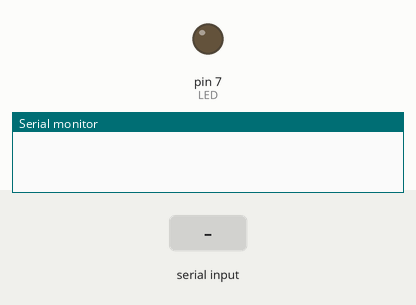
A sketch run on a simulated Arduino Uno, built with avr-gcc and run on an emulated ATmega328P. Parts: output pins drawn as LEDs (lit = HIGH), the last lines printed to the serial monitor. The inputs (shaded band) are chosen by the test bench.

Above: at 1.2 s.
1.3 s: "on\n" received over the second serial link
At 2.5 s:
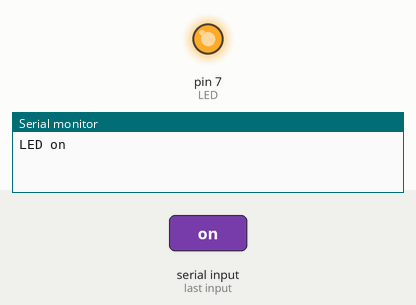
2.8 s: "off\n" received over the second serial link
At 3.8 s:
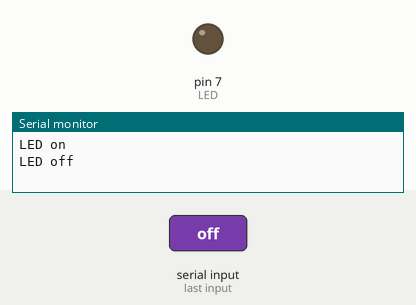
Timing chart, 0 to 5.8 s (numbered marks = the images above; inputs shaded):
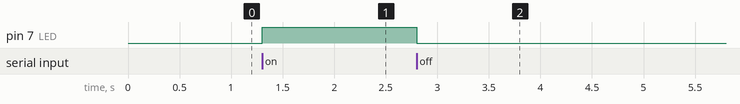

Measured:
- after the input at 1.3 s, pin 7 (LED): LOW → HIGH at once
- after the input at 2.8 s, pin 7 (LED): HIGH → LOW at once

The sketch:

Microcontroller.ino
```cpp
# include <SoftwareSerial.h>
# define LED 7
# define RX A0
# define TX A1
String input;

SoftwareSerial Bluetooth(RX, TX);

void setup() {
  Serial.begin(9600);
  Bluetooth.begin(9600);
  pinMode(LED, OUTPUT);
  pinMode(TX, OUTPUT);
  pinMode(RX, INPUT);

}

void loop() {
  if (Bluetooth.available() > 0) {
    input = Bluetooth.readStringUntil('\n');
    if (input == "on") {
      digitalWrite(LED, HIGH);
      Bluetooth.write("LED on");
      Serial.println("LED on");
    }
    else if (input == "off") {
      digitalWrite(LED, LOW);
      Bluetooth.write("LED off");
      Serial.println("LED off");
    }
    else{
      Bluetooth.write("Invald input");
    }
  }
}
```
